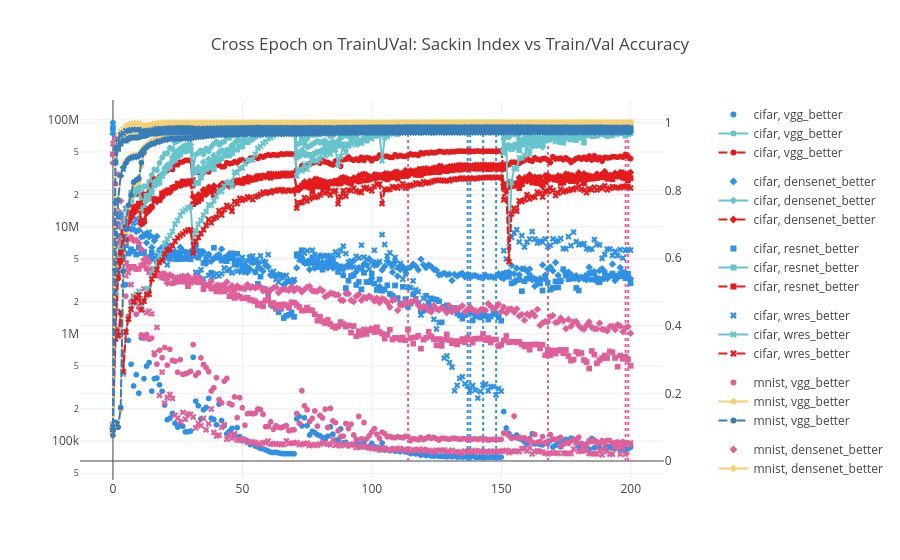

Notebook cell for this chart:
### Code cell
# epoch_trainUval = pd.concat([epoch_data[(epoch_data['split'] == 'trainUval')], epoch_data_better[(epoch_data_better['split'] == 'trainUval')]])
epoch_trainUval = pd.concat([epoch_data_better[(epoch_data_better['split'] == 'trainUval')]])
epoch_trainUval = epoch_trainUval.sort_values(by='epoch')

fig = make_subplots(specs=[[{"secondary_y": True}]], )

sackin_scatter_trainUval = px.scatter(epoch_trainUval, x='epoch', y='sackin_index', color="dataset", color_discrete_sequence=color_seq, symbol="model")
train_acc_trainUval = px.line(epoch_trainUval, x='epoch', y='train_acc', color="dataset", color_discrete_sequence=color_seq_train, symbol="model")
val_acc_trainUval = px.line(epoch_trainUval, x='epoch', y='val_acc', color="dataset", color_discrete_sequence=color_seq_val, symbol="model", line_dash_sequence=['dash'])

for i in range(len(tuple(sackin_scatter_trainUval.data))):
	# get dataset, model out of the trace
	dataset, model = str(sackin_scatter_trainUval.data[i]['name']).split(", ")
    
	all_epochs = epoch_trainUval[(epoch_trainUval['dataset'] == dataset) & (epoch_trainUval['model'] == model)]
	# find the epoch where val acc is maximum
	best_epoch = all_epochs.sort_values(by='val_acc', ascending=False).iloc[0]['epoch']

	fig.add_trace(
		sackin_scatter_trainUval.data[i],
		secondary_y=False,
	)

	fig.update_yaxes(type="log", secondary_y=False)

	fig.add_trace(
		train_acc_trainUval.data[i],
		secondary_y=True,
	)
 
	fig.add_trace(
		val_acc_trainUval.data[i],
		secondary_y=True,
	)
 
	# add a vertical line at best epoch
	fig.add_trace(go.Scatter(x=[best_epoch, best_epoch], y=[0, 1], mode="lines", line=dict(color=sackin_scatter_trainUval.data[i]['marker']['color'], dash="dot"), legendgroup=sackin_scatter_trainUval.data[i]['name'], showlegend=False), secondary_y=True)

# set title
fig.update_layout(
	title_text="Cross Epoch on TrainUVal: Sackin Index vs Train/Val Accuracy"
)
fig.show()

### Figure 1 — Plotly figure (JSON) as saved in the notebook; plotly's stock layout.template omitted (floating-point values rounded to 4 significant figures; data arrays with more than 128 entries replaced by an {"elided": "..."} marker saying what was removed)
{"data": [{"hovertemplate": "dataset=cifar<br>model=vgg_better<br>epoch=%{x}<br>sackin_index=%{y}<extra></extra>", "legendgroup": "cifar, vgg_better", "marker": {"color": "#2E91E5", "symbol": "circle"}, "mode": "markers", "name": "cifar, vgg_better", "showlegend": true, "type": "scattergl", "x": {"elided": "201 int values"}, "xaxis": "x", "y": {"elided": "201 float values"}, "yaxis": "y"}, {"hovertemplate": "dataset=cifar<br>model=vgg_better<br>epoch=%{x}<br>train_acc=%{y}<extra></extra>", "legendgroup": "cifar, vgg_better", "line": {"color": "rgb(102, 197, 204)", "dash": "solid"}, "marker": {"symbol": "circle"}, "mode": "lines+markers", "name": "cifar, vgg_better", "showlegend": true, "type": "scattergl", "x": {"elided": "201 int values"}, "xaxis": "x", "y": {"elided": "201 float values"}, "yaxis": "y2"}, {"hovertemplate": "dataset=cifar<br>model=vgg_better<br>epoch=%{x}<br>val_acc=%{y}<extra></extra>", "legendgroup": "cifar, vgg_better", "line": {"color": "rgb(228,26,28)", "dash": "dash"}, "marker": {"symbol": "circle"}, "mode": "lines+markers", "name": "cifar, vgg_better", "showlegend": true, "type": "scattergl", "x": {"elided": "201 int values"}, "xaxis": "x", "y": {"elided": "201 float values"}, "yaxis": "y2"}, {"legendgroup": "cifar, vgg_better", "line": {"color": "#2E91E5", "dash": "dot"}, "mode": "lines", "showlegend": false, "type": "scatter", "x": [137, 137], "xaxis": "x", "y": [0, 1], "yaxis": "y2"}, {"hovertemplate": "dataset=cifar<br>model=densenet_better<br>epoch=%{x}<br>sackin_index=%{y}<extra></extra>", "legendgroup": "cifar, densenet_better", "marker": {"color": "#2E91E5", "symbol": "diamond"}, "mode": "markers", "name": "cifar, densenet_better", "showlegend": true, "type": "scattergl", "x": {"elided": "201 int values"}, "xaxis": "x", "y": {"elided": "201 float values"}, "yaxis": "y"}, {"hovertemplate": "dataset=cifar<br>model=densenet_better<br>epoch=%{x}<br>train_acc=%{y}<extra></extra>", "legendgroup": "cifar, densenet_better", "line": {"color": "rgb(102, 197, 204)", "dash": "solid"}, "marker": {"symbol": "diamond"}, "mode": "lines+markers", "name": "cifar, densenet_better", "showlegend": true, "type": "scattergl", "x": {"elided": "201 int values"}, "xaxis": "x", "y": {"elided": "201 float values"}, "yaxis": "y2"}, {"hovertemplate": "dataset=cifar<br>model=densenet_better<br>epoch=%{x}<br>val_acc=%{y}<extra></extra>", "legendgroup": "cifar, densenet_better", "line": {"color": "rgb(228,26,28)", "dash": "dash"}, "marker": {"symbol": "diamond"}, "mode": "lines+markers", "name": "cifar, densenet_better", "showlegend": true, "type": "scattergl", "x": {"elided": "201 int values"}, "xaxis": "x", "y": {"elided": "201 float values"}, "yaxis": "y2"}, {"legendgroup": "cifar, densenet_better", "line": {"color": "#2E91E5", "dash": "dot"}, "mode": "lines", "showlegend": false, "type": "scatter", "x": [143, 143], "xaxis": "x", "y": [0, 1], "yaxis": "y2"}, {"hovertemplate": "dataset=cifar<br>model=resnet_better<br>epoch=%{x}<br>sackin_index=%{y}<extra></extra>", "legendgroup": "cifar, resnet_better", "marker": {"color": "#2E91E5", "symbol": "square"}, "mode": "markers", "name": "cifar, resnet_better", "showlegend": true, "type": "scattergl", "x": {"elided": "201 int values"}, "xaxis": "x", "y": {"elided": "201 float values"}, "yaxis": "y"}, {"hovertemplate": "dataset=cifar<br>model=resnet_better<br>epoch=%{x}<br>train_acc=%{y}<extra></extra>", "legendgroup": "cifar, resnet_better", "line": {"color": "rgb(102, 197, 204)", "dash": "solid"}, "marker": {"symbol": "square"}, "mode": "lines+markers", "name": "cifar, resnet_better", "showlegend": true, "type": "scattergl", "x": {"elided": "201 int values"}, "xaxis": "x", "y": {"elided": "201 float values"}, "yaxis": "y2"}, {"hovertemplate": "dataset=cifar<br>model=resnet_better<br>epoch=%{x}<br>val_acc=%{y}<extra></extra>", "legendgroup": "cifar, resnet_better", "line": {"color": "rgb(228,26,28)", "dash": "dash"}, "marker": {"symbol": "square"}, "mode": "lines+markers", "name": "cifar, resnet_better", "showlegend": true, "type": "scattergl", "x": {"elided": "201 int values"}, "xaxis": "x", "y": {"elided": "201 float values"}, "yaxis": "y2"}, {"legendgroup": "cifar, resnet_better", "line": {"color": "#2E91E5", "dash": "dot"}, "mode": "lines", "showlegend": false, "type": "scatter", "x": [138, 138], "xaxis": "x", "y": [0, 1], "yaxis": "y2"}, {"hovertemplate": "dataset=cifar<br>model=wres_better<br>epoch=%{x}<br>sackin_index=%{y}<extra></extra>", "legendgroup": "cifar, wres_better", "marker": {"color": "#2E91E5", "symbol": "x"}, "mode": "markers", "name": "cifar, wres_better", "showlegend": true, "type": "scattergl", "x": {"elided": "201 int values"}, "xaxis": "x", "y": {"elided": "201 float values"}, "yaxis": "y"}, {"hovertemplate": "dataset=cifar<br>model=wres_better<br>epoch=%{x}<br>train_acc=%{y}<extra></extra>", "legendgroup": "cifar, wres_better", "line": {"color": "rgb(102, 197, 204)", "dash": "solid"}, "marker": {"symbol": "x"}, "mode": "lines+markers", "name": "cifar, wres_better", "showlegend": true, "type": "scattergl", "x": {"elided": "201 int values"}, "xaxis": "x", "y": {"elided": "201 float values"}, "yaxis": "y2"}, {"hovertemplate": "dataset=cifar<br>model=wres_better<br>epoch=%{x}<br>val_acc=%{y}<extra></extra>", "legendgroup": "cifar, wres_better", "line": {"color": "rgb(228,26,28)", "dash": "dash"}, "marker": {"symbol": "x"}, "mode": "lines+markers", "name": "cifar, wres_better", "showlegend": true, "type": "scattergl", "x": {"elided": "201 int values"}, "xaxis": "x", "y": {"elided": "201 float values"}, "yaxis": "y2"}, {"legendgroup": "cifar, wres_better", "line": {"color": "#2E91E5", "dash": "dot"}, "mode": "lines", "showlegend": false, "type": "scatter", "x": [148, 148], "xaxis": "x", "y": [0, 1], "yaxis": "y2"}, {"hovertemplate": "dataset=mnist<br>model=vgg_better<br>epoch=%{x}<br>sackin_index=%{y}<extra></extra>", "legendgroup": "mnist, vgg_better", "marker": {"color": "#E15F99", "symbol": "circle"}, "mode": "markers", "name": "mnist, vgg_better", "showlegend": true, "type": "scattergl", "x": {"elided": "201 int values"}, "xaxis": "x", "y": {"elided": "201 float values"}, "yaxis": "y"}, {"hovertemplate": "dataset=mnist<br>model=vgg_better<br>epoch=%{x}<br>train_acc=%{y}<extra></extra>", "legendgroup": "mnist, vgg_better", "line": {"color": "rgb(246, 207, 113)", "dash": "solid"}, "marker": {"symbol": "circle"}, "mode": "lines+markers", "name": "mnist, vgg_better", "showlegend": true, "type": "scattergl", "x": {"elided": "201 int values"}, "xaxis": "x", "y": {"elided": "201 float values"}, "yaxis": "y2"}, {"hovertemplate": "dataset=mnist<br>model=vgg_better<br>epoch=%{x}<br>val_acc=%{y}<extra></extra>", "legendgroup": "mnist, vgg_better", "line": {"color": "rgb(55,126,184)", "dash": "dash"}, "marker": {"symbol": "circle"}, "mode": "lines+markers", "name": "mnist, vgg_better", "showlegend": true, "type": "scattergl", "x": {"elided": "201 int values"}, "xaxis": "x", "y": {"elided": "201 float values"}, "yaxis": "y2"}, {"legendgroup": "mnist, vgg_better", "line": {"color": "#E15F99", "dash": "dot"}, "mode": "lines", "showlegend": false, "type": "scatter", "x": [199, 199], "xaxis": "x", "y": [0, 1], "yaxis": "y2"}, {"hovertemplate": "dataset=mnist<br>model=densenet_better<br>epoch=%{x}<br>sackin_index=%{y}<extra></extra>", "legendgroup": "mnist, densenet_better", "marker": {"color": "#E15F99", "symbol": "diamond"}, "mode": "markers", "name": "mnist, densenet_better", "showlegend": true, "type": "scattergl", "x": {"elided": "201 int values"}, "xaxis": "x", "y": {"elided": "201 float values"}, "yaxis": "y"}, {"hovertemplate": "dataset=mnist<br>model=densenet_better<br>epoch=%{x}<br>train_acc=%{y}<extra></extra>", "legendgroup": "mnist, densenet_better", "line": {"color": "rgb(246, 207, 113)", "dash": "solid"}, "marker": {"symbol": "diamond"}, "mode": "lines+markers", "name": "mnist, densenet_better", "showlegend": true, "type": "scattergl", "x": {"elided": "201 int values"}, "xaxis": "x", "y": {"elided": "201 float values"}, "yaxis": "y2"}, {"hovertemplate": "dataset=mnist<br>model=densenet_better<br>epoch=%{x}<br>val_acc=%{y}<extra></extra>", "legendgroup": "mnist, densenet_better", "line": {"color": "rgb(55,126,184)", "dash": "dash"}, "marker": {"symbol": "diamond"}, "mode": "lines+markers", "name": "mnist, densenet_better", "showlegend": true, "type": "scattergl", "x": {"elided": "201 int values"}, "xaxis": "x", "y": {"elided": "201 float values"}, "yaxis": "y2"}, {"legendgroup": "mnist, densenet_better", "line": {"color": "#E15F99", "dash": "dot"}, "mode": "lines", "showlegend": false, "type": "scatter", "x": [198, 198], "xaxis": "x", "y": [0, 1], "yaxis": "y2"}, {"hovertemplate": "dataset=mnist<br>model=resnet_better<br>epoch=%{x}<br>sackin_index=%{y}<extra></extra>", "legendgroup": "mnist, resnet_better", "marker": {"color": "#E15F99", "symbol": "square"}, "mode": "markers", "name": "mnist, resnet_better", "showlegend": true, "type": "scattergl", "x": {"elided": "201 int values"}, "xaxis": "x", "y": {"elided": "201 float values"}, "yaxis": "y"}, {"hovertemplate": "dataset=mnist<br>model=resnet_better<br>epoch=%{x}<br>train_acc=%{y}<extra></extra>", "legendgroup": "mnist, resnet_better", "line": {"color": "rgb(246, 207, 113)", "dash": "solid"}, "marker": {"symbol": "square"}, "mode": "lines+markers", "name": "mnist, resnet_better", "showlegend": true, "type": "scattergl", "x": {"elided": "201 int values"}, "xaxis": "x", "y": {"elided": "201 float values"}, "yaxis": "y2"}, {"hovertemplate": "dataset=mnist<br>model=resnet_better<br>epoch=%{x}<br>val_acc=%{y}<extra></extra>", "legendgroup": "mnist, resnet_better", "line": {"color": "rgb(55,126,184)", "dash": "dash"}, "marker": {"symbol": "square"}, "mode": "lines+markers", "name": "mnist, resnet_better", "showlegend": true, "type": "scattergl", "x": {"elided": "201 int values"}, "xaxis": "x", "y": {"elided": "201 float values"}, "yaxis": "y2"}, {"legendgroup": "mnist, resnet_better", "line": {"color": "#E15F99", "dash": "dot"}, "mode": "lines", "showlegend": false, "type": "scatter", "x": [168, 168], "xaxis": "x", "y": [0, 1], "yaxis": "y2"}, {"hovertemplate": "dataset=mnist<br>model=wres_better<br>epoch=%{x}<br>sackin_index=%{y}<extra></extra>", "legendgroup": "mnist, wres_better", "marker": {"color": "#E15F99", "symbol": "x"}, "mode": "markers", "name": "mnist, wres_better", "showlegend": true, "type": "scattergl", "x": {"elided": "201 int values"}, "xaxis": "x", "y": {"elided": "201 float values"}, "yaxis": "y"}, {"hovertemplate": "dataset=mnist<br>model=wres_better<br>epoch=%{x}<br>train_acc=%{y}<extra></extra>", "legendgroup": "mnist, wres_better", "line": {"color": "rgb(246, 207, 113)", "dash": "solid"}, "marker": {"symbol": "x"}, "mode": "lines+markers", "name": "mnist, wres_better", "showlegend": true, "type": "scattergl", "x": {"elided": "201 int values"}, "xaxis": "x", "y": {"elided": "201 float values"}, "yaxis": "y2"}, {"hovertemplate": "dataset=mnist<br>model=wres_better<br>epoch=%{x}<br>val_acc=%{y}<extra></extra>", "legendgroup": "mnist, wres_better", "line": {"color": "rgb(55,126,184)", "dash": "dash"}, "marker": {"symbol": "x"}, "mode": "lines+markers", "name": "mnist, wres_better", "showlegend": true, "type": "scattergl", "x": {"elided": "201 int values"}, "xaxis": "x", "y": {"elided": "201 float values"}, "yaxis": "y2"}, {"legendgroup": "mnist, wres_better", "line": {"color": "#E15F99", "dash": "dot"}, "mode": "lines", "showlegend": false, "type": "scatter", "x": [114, 114], "xaxis": "x", "y": [0, 1], "yaxis": "y2"}], "layout": {"title": {"text": "Cross Epoch on TrainUVal: Sackin Index vs Train/Val Accuracy"}, "xaxis": {"anchor": "y", "domain": [0, 0.94]}, "yaxis": {"anchor": "x", "domain": [0, 1], "type": "log"}, "yaxis2": {"anchor": "x", "overlaying": "y", "side": "right"}}}
